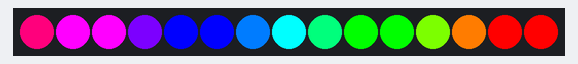
Bench run of a sketch on a simulated Arduino Uno, built with avr-gcc and run on an emulated ATmega328P. On the bench: 15 RGB LEDs in strip order, left to right.

Above: at 0.16 s.
At 0.82 s:
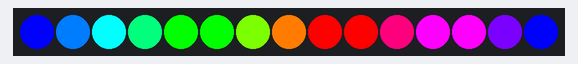
At 1.81 s:
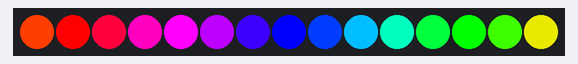

The sketch:

sketch_jun30a.ino
```cpp
#include <Adafruit_NeoPixel.h>
#ifdef __AVR__
#include <avr/power.h> // Required for 16 MHz Adafruit Trinket
#endif

#define PIN 2
#define NUMPIXELS 15

Adafruit_NeoPixel pixels(NUMPIXELS, PIN, NEO_GRB + NEO_KHZ800);

void setup()
{
  pixels.begin();
  pixels.setBrightness(254);
  pixels.show();
}

void loop()
{
  int color1[3] = {255, 0, 0};
  int color2[3] = {3, 2, 200};
  int color3[3] = {255, 150, 255};
  int delayval = 120;
  //twinspin(color1, color2, delayval);
  //buffer(color1, delayval);
  //bufferdual(color1,color2, delayval);
  //bufferpenta(color3, delayval);
  //twinfill(color1, color3, delayval);
  rainbowrevisited(delayval);
  //twinfillwblack(color1, color2, delayval);
}
void rainbowrevisited(int delayval)
{
  int arrlen = 15;
  int colormatrix[15][3] = {{255, 0, 125},
                            {255, 0, 255},
                            {255, 0, 255},
                            {125, 0, 255},
                            {0, 0, 255},
                            {0, 0, 255},
                            {0, 125, 255},
                            {0, 255, 255},
                            {0, 255, 125},
                            {0, 255, 0},
                            {0, 255, 0},
                            {125, 255, 0},
                            {255, 125, 0},
                            {255, 0, 0},
                            {255, 0, 0}

  };
  /*
  int colormatrix[30][3] = {{255,0,0},
                            {255,51,0},
                            {255,102,0},
                            {255,153,0},
                            {255,204,0},
                            {255,255,0},
                            {204,255,0},
                            {153,255,0},
                            {102,255,0},
                            {51,255,0},
                            {0,255,0},
                            {0,255,51},
                            {0,255,102},
                            {0,255,153},
                            {0,255,204},
                            {0,255,255},
                            {0,204,255},
                            {0,153,255},
                            {0,102,255},
                            {0,51,255},
                            {0,0,255},
                            {51,0,255},
                            {102,0,255},
                            {153,0,255},
                            {204,0,255},
                            {255,0,255},
                            {255,0,204},
                            {255,0,153},
                            {255,0,102},
                            {255,0,53}}; */

  for (int i = 0; i < arrlen; i++)
  {
    for (int j = 0; j < NUMPIXELS; j++)
    {
      pixels.setPixelColor(j, pixels.Color(colormatrix[(i + j) % (arrlen)][0], colormatrix[(i + j) % (arrlen)][1], colormatrix[(i + j) % (arrlen)][2]));
    }
    pixels.show();
    delay(0.25 * delayval);
    for (int j = 0; j < NUMPIXELS; j++)
    {
      pixels.setPixelColor(j, pixels.Color(0.72 * colormatrix[(i + j) % (arrlen)][0] + 0.25 * colormatrix[(i + j + 1) % (arrlen)][0], 0.75 * colormatrix[(i + j) % (arrlen)][1] + 0.25 * colormatrix[(i + j + 1) % (arrlen)][1], 0.75 * colormatrix[(i + j) % (arrlen)][2] + 0.25 * colormatrix[(i + j + 1) % (arrlen)][2]));
    }
    pixels.show();
    delay(0.25 * delayval);

      for (int j = 0; j < NUMPIXELS; j++)
    {
      pixels.setPixelColor(j, pixels.Color(0.5 * colormatrix[(i + j) % (arrlen)][0] + 0.5 * colormatrix[(i + j + 1) % (arrlen)][0], 0.5 * colormatrix[(i + j) % (arrlen)][1] + 0.5 * colormatrix[(i + j + 1) % (arrlen)][1], 0.5 * colormatrix[(i + j) % (arrlen)][2] + 0.5 * colormatrix[(i + j + 1) % (arrlen)][2]));
    }
    pixels.show();
    delay(0.25 * delayval);

      for (int j = 0; j < NUMPIXELS; j++)
    {
      pixels.setPixelColor(j, pixels.Color(0.25 * colormatrix[(i + j) % (arrlen)][0] + 0.75 * colormatrix[(i + j + 1) % (arrlen)][0], 0.25 * colormatrix[(i + j) % (arrlen)][1] + 0.75 * colormatrix[(i + j + 1) % (arrlen)][1], 0.25 * colormatrix[(i + j) % (arrlen)][2] + 0.75 * colormatrix[(i + j + 1) % (arrlen)][2]));
    }
    pixels.show();
    delay(0.25 * delayval);

}
}

void twinspin(int c1[3], int c2[3], int delayval)
{
  int colormatrix[15][3] = {
      {(int)floor(0.75 * c1[0] + 0.25 * c2[0]), (int)floor(0.75 * c1[1] + 0.25 * c2[1]), (int)floor(0.75 * c1[2] + 0.25 * c2[2])},
      {(int)floor(0.5 * c1[0] + 0.5 * c2[0]), (int)floor(0.5 * c1[1] + 0.5 * c2[1]), (int)floor(0.5 * c1[2] + 0.5 * c2[2])},
      {(int)floor(0.25 * c1[0] + 0.75 * c2[0]), (int)floor(0.25 * c1[1] + 0.75 * c2[1]), (int)floor(0.25 * c1[2] + 0.75 * c2[2])},
      {c2[0], c2[1], c2[2]},
      {c2[0], c2[1], c2[2]},
      {c2[0], c2[1], c2[2]},
      {c2[0], c2[1], c2[2]},
      {c2[0], c2[1], c2[2]},
      {(int)floor(0.75 * c2[0] + 0.25 * c1[0]), (int)floor(0.75 * c2[1] + 0.25 * c1[1]), (int)floor(0.75 * c2[2] + 0.25 * c1[2])},
      {(int)floor(0.5 * c2[0] + 0.5 * c1[0]), (int)floor(0.5 * c2[1] + 0.5 * c1[1]), (int)floor(0.5 * c2[2] + 0.5 * c1[2])},
      {(int)floor(0.25 * c2[0] + 0.75 * c1[0]), (int)floor(0.25 * c2[1] + 0.75 * c1[1]), (int)floor(0.25 * c2[2] + 0.75 * c1[2])},
      {c1[0], c1[1], c1[2]},
      {c1[0], c1[1], c1[2]},
      {c1[0], c1[1], c1[2]},
      {c1[0], c1[1], c1[2]}};

  for (int i = NUMPIXELS - 1; i >= 0; i--)
  {
    for (int j = NUMPIXELS - 1; j >= 0; j--)
    {
      pixels.setPixelColor((i + j) % (NUMPIXELS), pixels.Color(colormatrix[j][0], colormatrix[j][1], colormatrix[j][2]));
    }
    pixels.show();
    delay(0.5 * delayval);
    for (int j = NUMPIXELS - 1; j >= 0; j--)
    {
      pixels.setPixelColor((i + j) % (NUMPIXELS), pixels.Color(0.5 * colormatrix[j][0] + 0.5 * colormatrix[(j + 1) % 15][0], 0.5 * colormatrix[j][1] + 0.5 * colormatrix[(j + 1) % 15][1], 0.5 * colormatrix[j][2] + 0.5 * colormatrix[(j + 1) % 15][2]));
    }
    pixels.show();
    delay(0.5 * delayval);
  }
}
void buffer(int c1[3], int delayval)
{

  int colormatrix[15][3] = {
      {c1[0], c1[1], c1[2]},
      {c1[0], c1[1], c1[2]},
      {c1[0], c1[1], c1[2]},
      {(int)floor(0.75 * c1[0]), (int)floor(0.75 * c1[1]), (int)floor(0.75 * c1[2])},
      {(int)floor(0.5 * c1[0]), (int)floor(0.5 * c1[1]), (int)floor(0.5 * c1[2])},
      {(int)floor(0.25 * c1[0]), (int)floor(0.25 * c1[1]), (int)floor(0.25 * c1[2])},
      {0, 0, 0},
      {0, 0, 0},
      {0, 0, 0},
      {0, 0, 0},
      {0, 0, 0},
      {0, 0, 0},
      {0, 0, 0},
      {0, 0, 0}};

  for (int i = NUMPIXELS - 1; i >= 0; i--)
  { //rotater
    for (int j = NUMPIXELS - 1; j >= 0; j--)
    { //map matrix to led
      pixels.setPixelColor((i + j) % (NUMPIXELS), pixels.Color(colormatrix[j][0], colormatrix[j][1], colormatrix[j][2]));
    }
    pixels.show();
    delay(0.5 * delayval);
    for (int j = NUMPIXELS - 1; j >= 0; j--)
    {
      pixels.setPixelColor((i + j) % (NUMPIXELS), pixels.Color(0.5 * colormatrix[j][0] + 0.5 * colormatrix[(j + 1) % 15][0], 0.5 * colormatrix[j][1] + 0.5 * colormatrix[(j + 1) % 15][1], 0.5 * colormatrix[j][2] + 0.5 * colormatrix[(j + 1) % 15][2]));
    }
    pixels.show();
    delay(0.5 * delayval);
  }
}
void bufferdual(int c1[3], int c2[3], int delayval)
{

  int colormatrix[15][3] = {
      {c1[0], c1[1], c1[2]},
      {c1[0], c1[1], c1[2]},
      {(int)floor(0.75 * c1[0]), (int)floor(0.75 * c1[1]), (int)floor(0.75 * c1[2])},
      {(int)floor(0.5 * c1[0]), (int)floor(0.5 * c1[1]), (int)floor(0.5 * c1[2])},
      {(int)floor(0.25 * c1[0]), (int)floor(0.25 * c1[1]), (int)floor(0.25 * c1[2])},
      {0, 0, 0},
      {0, 0, 0},
      {c2[0], c2[1], c2[2]},
      {c2[0], c2[1], c2[2]},
      {(int)floor(0.75 * c2[0]), (int)floor(0.75 * c2[1]), (int)floor(0.75 * c2[2])},
      {(int)floor(0.5 * c2[0]), (int)floor(0.5 * c2[1]), (int)floor(0.5 * c2[2])},
      {(int)floor(0.25 * c2[0]), (int)floor(0.25 * c2[1]), (int)floor(0.25 * c2[2])},
      {0, 0, 0},
      {0, 0, 0},
      {0, 0, 0}};

  for (int i = NUMPIXELS - 1; i >= 0; i--)
  { //rotater
    for (int j = NUMPIXELS - 1; j >= 0; j--)
    { //map matrix to led
      pixels.setPixelColor((i + j) % (NUMPIXELS), pixels.Color(colormatrix[j][0], colormatrix[j][1], colormatrix[j][2]));
    }
    pixels.show();
    delay(0.5 * delayval);
    for (int j = NUMPIXELS - 1; j >= 0; j--)
    {
      pixels.setPixelColor((i + j) % (NUMPIXELS), pixels.Color(0.5 * colormatrix[j][0] + 0.5 * colormatrix[(j + 1) % 15][0], 0.5 * colormatrix[j][1] + 0.5 * colormatrix[(j + 1) % 15][1], 0.5 * colormatrix[j][2] + 0.5 * colormatrix[(j + 1) % 15][2]));
    }
    pixels.show();
    delay(0.5 * delayval);
  }
}
void bufferpenta(int c1[3], int delayval)
{

  int colormatrix[15][3] = {
      {c1[0], c1[1], c1[2]},
      {(int)floor(0.1 * c1[0]), (int)floor(0.1 * c1[1]), (int)floor(0.1 * c1[2])},
      {(int)floor(0.1 * c1[0]), (int)floor(0.1 * c1[1]), (int)floor(0.1 * c1[2])},
      {c1[0], c1[1], c1[2]},
      {(int)floor(0.1 * c1[0]), (int)floor(0.1 * c1[1]), (int)floor(0.1 * c1[2])},
      {(int)floor(0.1 * c1[0]), (int)floor(0.1 * c1[1]), (int)floor(0.1 * c1[2])},
      {c1[0], c1[1], c1[2]},
      {(int)floor(0.1 * c1[0]), (int)floor(0.1 * c1[1]), (int)floor(0.1 * c1[2])},
      {(int)floor(0.1 * c1[0]), (int)floor(0.1 * c1[1]), (int)floor(0.1 * c1[2])},
      {c1[0], c1[1], c1[2]},
      {(int)floor(0.1 * c1[0]), (int)floor(0.1 * c1[1]), (int)floor(0.1 * c1[2])},
      {(int)floor(0.1 * c1[0]), (int)floor(0.1 * c1[1]), (int)floor(0.1 * c1[2])},
      {c1[0], c1[1], c1[2]},
      {(int)floor(0.1 * c1[0]), (int)floor(0.1 * c1[1]), (int)floor(0.1 * c1[2])},
      {(int)floor(0.1 * c1[0]), (int)floor(0.1 * c1[1]), (int)floor(0.1 * c1[2])}

  };

  for (int i = NUMPIXELS - 1; i >= 0; i--)
  { //rotater
    for (int j = NUMPIXELS - 1; j >= 0; j--)
    { //map matrix to led
      pixels.setPixelColor((i + j) % (NUMPIXELS), pixels.Color(colormatrix[j][0], colormatrix[j][1], colormatrix[j][2]));
    }
    pixels.show();
    delay(0.5 * delayval);
    for (int j = NUMPIXELS - 1; j >= 0; j--)
    {
      pixels.setPixelColor((i + j) % (NUMPIXELS), pixels.Color(0.5 * colormatrix[j][0] + 0.5 * colormatrix[(j + 1) % 15][0], 0.5 * colormatrix[j][1] + 0.5 * colormatrix[(j + 1) % 15][1], 0.5 * colormatrix[j][2] + 0.5 * colormatrix[(j + 1) % 15][2]));
    }
    pixels.show();
    delay(0.5 * delayval);
  }
}

void twinfill(int c1[3], int c2[3], int delayval)
{

  for (int i = NUMPIXELS - 1; i >= 0; i--)
  { //c2 to c1
    pixels.setPixelColor(i, pixels.Color(c1[0], c1[1], c1[2]));
    pixels.show();
    delay(0.5 * delayval);
    pixels.setPixelColor((i - 1), pixels.Color(0.5 * c1[0] + 0.5 * c2[0], 0.5 * c1[1] + 0.5 * c2[1], 0.5 * c1[2] + 0.5 * c2[2]));
    pixels.show();
    delay(0.5 * delayval);
  }
  for (int i = NUMPIXELS - 1; i >= 0; i--)
  { //c1 to c2
    pixels.setPixelColor(i, pixels.Color(c2[0], c2[1], c2[2]));
    pixels.show();
    delay(0.5 * delayval);
    pixels.setPixelColor((i - 1), pixels.Color(0.5 * c1[0] + 0.5 * c2[0], 0.5 * c1[1] + 0.5 * c2[1], 0.5 * c1[2] + 0.5 * c2[2]));
    pixels.show();
    delay(0.5 * delayval);
  }
  for (int i = NUMPIXELS - 1; i >= 0; i--)
  { //hold c2
    pixels.setPixelColor(i, pixels.Color(c2[0], c2[1], c2[2]));
    pixels.show();
    delay(delayval);
  }
}

void twinfillwblack(int c1[3], int c2[3], int delayval)
{

  for (int i = NUMPIXELS - 1; i >= 0; i--)
  { //black to c1
    pixels.setPixelColor(i, pixels.Color(c1[0], c1[1], c1[2]));
    pixels.show();
    delay(0.5 * delayval);
    pixels.setPixelColor((i - 1), pixels.Color(0.5 * c1[0], 0.5 * c1[1], 0.5 * c1[2]));
    pixels.show();
    delay(0.5 * delayval);
  }
  for (int i = NUMPIXELS - 1; i >= 0; i--)
  { //c1 to c2
    pixels.setPixelColor(i, pixels.Color(c2[0], c2[1], c2[2]));
    pixels.show();
    delay(0.5 * delayval);
    pixels.setPixelColor((i - 1), pixels.Color(0.5 * c1[0] + 0.5 * c2[0], 0.5 * c1[1] + 0.5 * c2[1], 0.5 * c1[2] + 0.5 * c2[2]));
    pixels.show();
    delay(0.5 * delayval);
  }
  for (int i = NUMPIXELS - 1; i >= 0; i--)
  { //hold c2
    pixels.setPixelColor(i, pixels.Color(c2[0], c2[1], c2[2]));
    pixels.show();
    delay(delayval);
  }
  for (int i = NUMPIXELS - 1; i >= 0; i--)
  { //c2 to black
    pixels.setPixelColor(i, pixels.Color(0, 0, 0));
    pixels.show();
    delay(0.5 * delayval);
    pixels.setPixelColor((i - 1), pixels.Color(0.5 * c2[0], 0.5 * c2[1], 0.5 * c2[2]));
    pixels.show();
    delay(0.5 * delayval);
  }
}
```

Measured:
- by itself, everything shown: repeats every 2.0 s, in 6 steps
